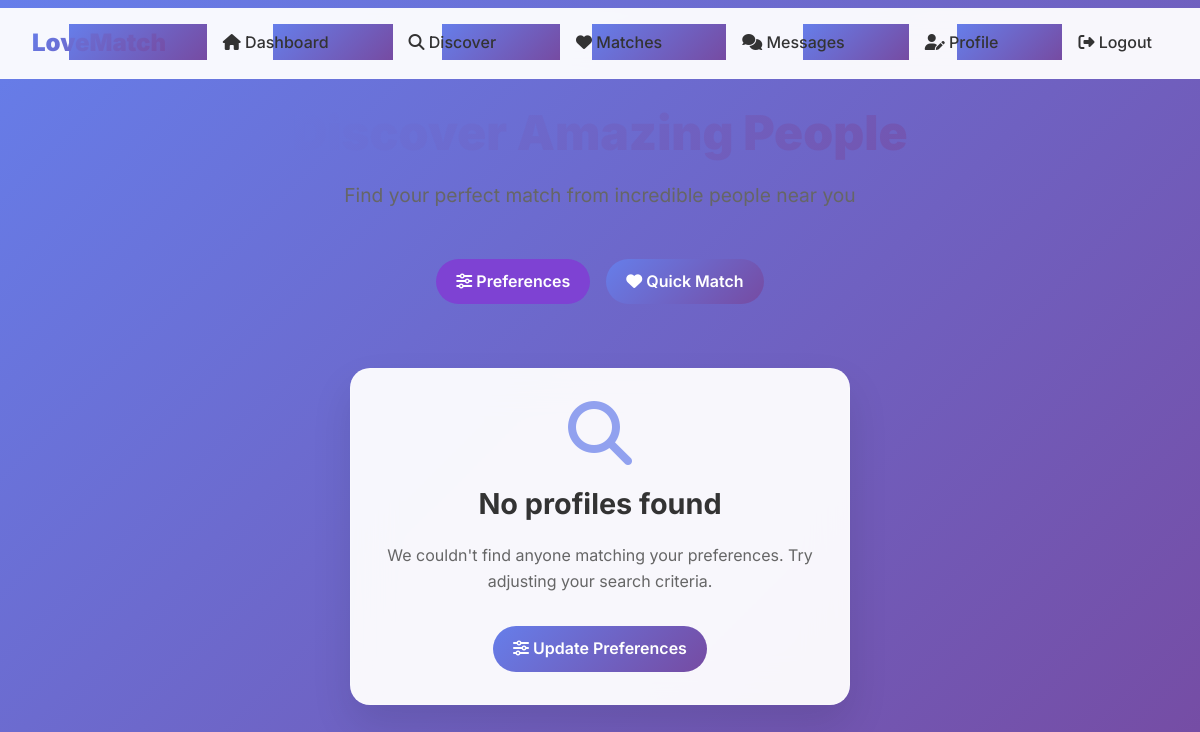
The page /profiles/discover/ (signed in) on the database as committed earlier.
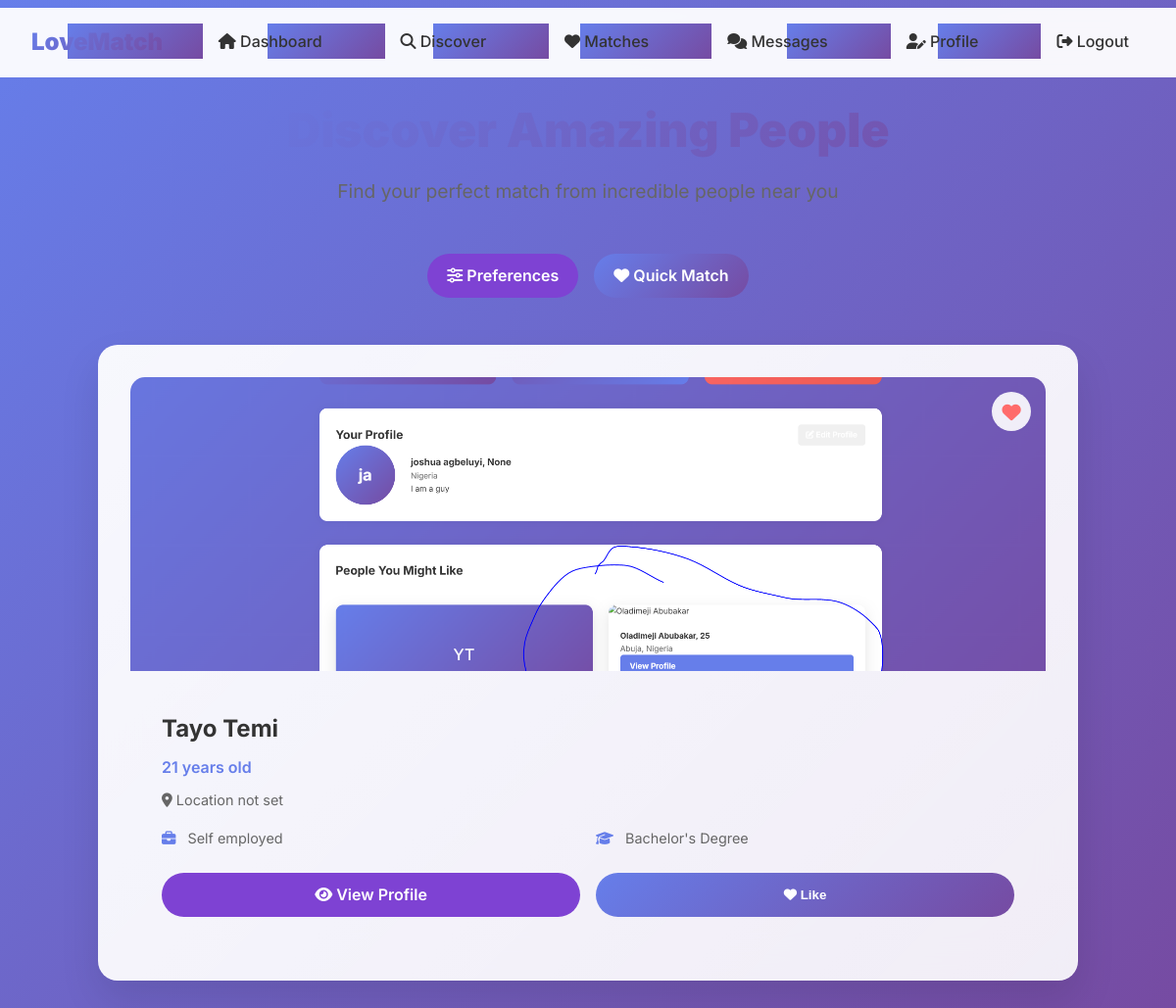
The same page on the database as committed later.
### profiles/models.py (models this page shows, shortened)
class Profile(models.Model):
    GENDER_CHOICES = [
        ('M', 'Male'),
        ('F', 'Female'),
        ('O', 'Other'),
    ]
    RELATIONSHIP_CHOICES = [
        ('casual', 'Casual Dating'),
        ('serious', 'Serious Relationship'),
        ('marriage', 'Marriage'),
        ('friendship', 'Friendship'),
    ]
    EDUCATION_CHOICES = [
        ('high_school', 'High School'),
        ('bachelors', "Bachelor's Degree"),
        ('masters', "Master's Degree"),
        ('phd', 'PhD'),
        ('other', 'Other'),
    ]
    user = models.OneToOneField(User, on_delete=models.CASCADE)
    bio = models.TextField(max_length=500, blank=True)
    gender = models.CharField(max_length=1, choices=GENDER_CHOICES)
    interested_in = models.CharField(max_length=1, choices=GENDER_CHOICES)
    location = models.CharField(max_length=100, blank=True)
    latitude = models.FloatField(null=True, blank=True)
    longitude = models.FloatField(null=True, blank=True)
    height = models.IntegerField(
        null=True, blank=True, help_text="Height in cm",
        validators=[MinValueValidator(50), MaxValueValidator(250)]
    )
    occupation = models.CharField(max_length=100, blank=True)
    education = models.CharField(max_length=20, choices=EDUCATION_CHOICES, blank=True)
    looking_for = models.CharField(max_length=20, choices=RELATIONSHIP_CHOICES, blank=True)
    smoking = models.BooleanField(default=False)
    drinking = models.BooleanField(default=False)
    is_verified = models.BooleanField(default=False)
    is_active = models.BooleanField(default=True)
    created_at = models.DateTimeField(auto_now_add=True)
    updated_at = models.DateTimeField(auto_now=True)
    @property
    def age(self):
        return getattr(self.user, 'age', None)
    @property
    def full_name(self):
        return f"{self.user.first_name} {self.user.last_name}"

class ProfilePhoto(models.Model):
    profile = models.ForeignKey(Profile, related_name='photos', on_delete=models.CASCADE)
    image = models.ImageField(upload_to='profile_photos/')
    is_primary = models.BooleanField(default=False)
    created_at = models.DateTimeField(auto_now_add=True)
    class Meta:
        ordering = ['-is_primary', '-created_at']

### accounts/models.py (models this page shows, shortened)
class CustomUser(AbstractUser):
    email = models.EmailField(unique=True)
    date_of_birth = models.DateField(null=True, blank=True)
    phone_number = models.CharField(max_length=15, blank=True)
    is_email_verified = models.BooleanField(default=False)
    created_at = models.DateTimeField(auto_now_add=True)
    updated_at = models.DateTimeField(auto_now=True)
    USERNAME_FIELD = 'email'
    REQUIRED_FIELDS = ['username', 'first_name', 'last_name']
    @property
    def age(self):
        if self.date_of_birth:
            from datetime import date
            today = date.today()
            return today.year - self.date_of_birth.year - ((today.month, today.day) < (self.date_of_birth.month, self.date_of_birth.day))
        return None

### profiles/views.py (the view)
# urls.py: path('discover/', views.DiscoverView.as_view(), name='discover'),
class DiscoverView(LoginRequiredMixin, ListView):
    model = Profile
    template_name = 'profiles/discover.html'
    context_object_name = 'profiles'
    paginate_by = 10
    def get_queryset(self):
        current_user = self.request.user
        try:
            preferences = MatchPreference.objects.get(user=current_user)
        except MatchPreference.DoesNotExist:
            preferences = None
        swiped_users = Swipe.objects.filter(user=current_user).values_list('target_user', flat=True)
        blocked_users = BlockedUser.objects.filter(blocker=current_user).values_list('blocked', flat=True)
        queryset = Profile.objects.filter(is_active=True).exclude(user=current_user)
        if preferences:
            queryset = queryset.filter(user__date_of_birth__year__lte=2023 - preferences.min_age)
            queryset = queryset.filter(user__date_of_birth__year__gte=2023 - preferences.max_age)
            if preferences.show_me != 'B':
                queryset = queryset.filter(gender=preferences.show_me)
        queryset = queryset.exclude(user__in=swiped_users).exclude(user__in=blocked_users)
        return queryset.order_by('?')

### templates/profiles/discover.html (shortened to what the changed rows need)
{% extends 'base.html' %}
{% block content %}
<div style="max-width: 1000px; margin: 0 auto;">
    <div style="text-align: center; margin-bottom: 3rem;">
        <h1 style="font-size: 3rem; font-weight: 900; background: linear-gradient(135deg, #667eea, #764ba2); -webkit-background-clip: text; -webkit-text-fill-color: transparent; margin-bottom: 0.5rem;">Discover Amazing People</h1>
    </div>
    {% if profiles %}
    <div style="display: grid; grid-template-columns: repeat(auto-fit, minmax(320px, 1fr)); gap: 2rem;">
        {% for profile in profiles %}
        <div class="card profile-card" style="overflow: hidden; position: relative; background: linear-gradient(135deg, rgba(255, 255, 255, 0.95), rgba(255, 255, 255, 0.9));">
            <div style="position: relative;">
                {% if profile.photos.first %}
                    <img src="{{ profile.photos.first.image.url }}" alt="{{ profile.full_name }}" style="width: 100%; height: 300px; object-fit: cover; border-radius: 15px 15px 0 0;">
                {% endif %}
                <div style="position: absolute; top: 15px; right: 15px; background: rgba(255, 255, 255, 0.9); border-radius: 50%; width: 40px; height: 40px; display: flex; align-items: center; justify-content: center; backdrop-filter: blur(10px);">
                    <i class="fas fa-heart" style="color: #ff6b6b; font-size: 1.2rem;"></i>
                </div>
            </div>
            <div style="padding: 2rem;">
                <div style="display: flex; justify-content: space-between; align-items: start; margin-bottom: 1rem;">
                    <div>
                        <h3 style="font-size: 1.5rem; font-weight: 700; margin-bottom: 0.5rem;">{{ profile.full_name }}</h3>
                        <p style="color: #667eea; font-weight: 600; margin-bottom: 0.5rem;">{{ profile.age }} years old</p>
                        <p style="color: #666; font-size: 0.9rem;"><i class="fas fa-map-marker-alt"></i> {{ profile.location|default:"Location not set" }}</p>
                    </div>
                </div>
                <div style="margin-bottom: 1.5rem;">
                    <div style="display: grid; grid-template-columns: 1fr 1fr; gap: 1rem; font-size: 0.9rem;">
                        {% if profile.occupation %}
                        <div>
                            <i class="fas fa-briefcase" style="color: #667eea; margin-right: 0.5rem;"></i>
                            <span style="color: #666;">{{ profile.occupation }}</span>
                        </div>
                        {% endif %}
                        {% if profile.education %}
                        <div>
                            <i class="fas fa-graduation-cap" style="color: #667eea; margin-right: 0.5rem;"></i>
                            <span style="color: #666;">{{ profile.get_education_display }}</span>
                        </div>
                        {% endif %}
                    </div>
                </div>
                <div style="display: flex; gap: 1rem;">
                    <a href="{% url 'profiles:profile_detail' profile.user.id %}" class="btn btn-secondary" style="flex: 1; text-align: center;">
                        <i class="fas fa-eye"></i> View Profile
                    </a>
                    <button onclick="likeUser({{ profile.user.id }})" class="btn btn-primary" style="flex: 1;">
                        <i class="fas fa-heart"></i> Like
                    </button>
                </div>
            </div>
        </div>
        {% endfor %}
    </div>
    {% else %}
    <div style="text-align: center; margin: 4rem 0;">
        <div class="card" style="max-width: 500px; margin: 0 auto;">
            <i class="fas fa-search" style="font-size: 4rem; color: #667eea; margin-bottom: 1rem; opacity: 0.7;"></i>
            <h2 style="font-size: 1.8rem; margin-bottom: 1rem;">No profiles found</h2>
            <p style="color: #666; margin-bottom: 2rem;">We couldn't find anyone matching your preferences. Try adjusting your search criteria.</p>
            <a href="{% url 'matching:preferences' %}" class="btn btn-primary">
                <i class="fas fa-sliders-h"></i> Update Preferences
            </a>
        </div>
    </div>
    {% endif %}
</div>
{% endblock %}

Rows that differ between the two databases and show on the page:
added Profile: photos.first.image (picture), full_name "Tayo Temi", age "21", location "Location not set", occupation "Self employed", education "Bachelor's Degree"
Other text that changed with them:
text no longer shown: "No profiles found We couldn't find anyone matching your preferences. Try adjusting your search criteria. Update Preferences"
